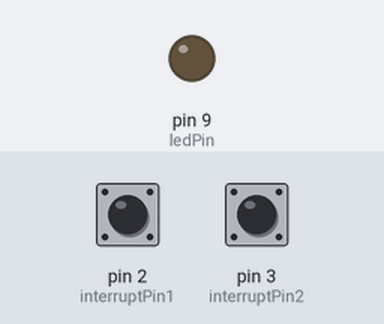
Recording of a sketch running on a simulated Arduino Uno, built with avr-gcc and run on an emulated ATmega328P. On the bench: output pins drawn as LEDs (lit = HIGH). The inputs (shaded band) are chosen by the test bench; at power-on: pin 2 (interruptPin1) HIGH, pin 3 (interruptPin2) HIGH.

Above: at 1.2 s.
1.3 s: pin 2 (interruptPin1) pulled LOW for 0.15 s
At 2.5 s:
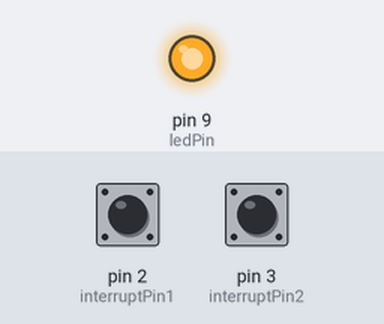
2.9 s: pin 3 (interruptPin2) pulled LOW for 0.15 s
At 3.7 s:
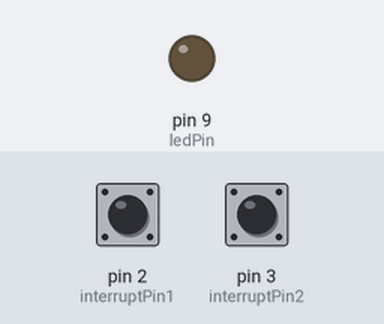
4.5 s: pin 2 (interruptPin1) pulled LOW for 1 s
At 4.9 s:
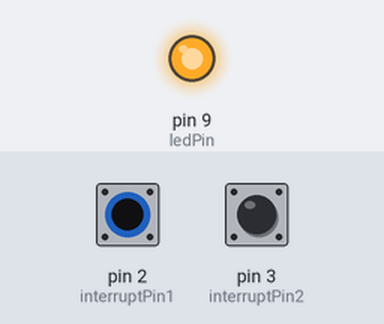
Timing chart, 0 to 7.5 s (numbered marks = the images above; inputs shaded):
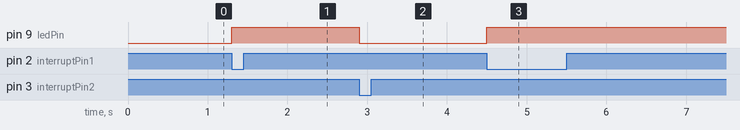

The sketch:

1.atv.2botao.ino
```cpp
// um botao liga o led e o outro deliga

const int ledPin = 9;
const int interruptPin1 = 2;
const int interruptPin2 = 3;  // botao 2
bool state = LOW;

void setup() {
  pinMode(ledPin, OUTPUT);
  pinMode(interruptPin1, INPUT_PULLUP);
  pinMode(interruptPin2, INPUT_PULLUP);
  attachInterrupt(digitalPinToInterrupt(2), blink, FALLING); // botao 1
  attachInterrupt(digitalPinToInterrupt(3), twink, FALLING); // coloca outra interrupção
}

void loop() {
  digitalWrite(ledPin, state);
}

void blink(){
  state = 1;
}

void twink(){
  state = 0;
}
```

Measured:
- after the input at 1.3 s, pin 9 (ledPin): LOW → HIGH at once
- after the input at 2.9 s, pin 9 (ledPin): HIGH → LOW at once
- after the input at 4.5 s, pin 9 (ledPin): LOW → HIGH at once
